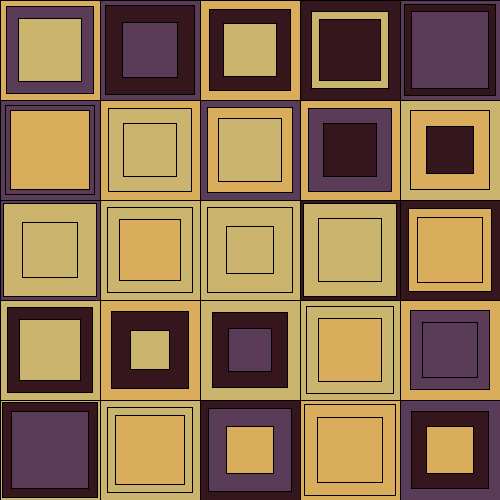
Frame 1 (no input)
Frame 60 (the mouse pressed at the canvas centre just before this capture): identical to frame 1, image omitted
Frame 120 (the mouse held since frame 60 and released just before this capture): identical to frame 1, image omitted

The Processing sketch that drew this single still picture (run headless with seeded random() and noise(); from frame 60 on, the mouse is pressed at the canvas centre):

// Processing sketch: sketch_obra_final
// ── sketch_obra_final.pde
Gizmo g;
Pattern p;
Pattern [] painting;
void setup () {
  size (500, 500);
  g = new Gizmo ();
  p = new Pattern(100);
  painting = new Pattern[5*5];
  for (int i = 0; i < 25; i++) {
    painting[i] = new Pattern(100);
  }
}

void draw () {
  int k = 0;
  for (int i = 0; i < 5; i++) {
    for (int j = 0; j < 5; j++) {
      pushMatrix();
        translate(i*100, j*100);
        painting[k].Draw();
        k++;
      popMatrix();
    }
  }
}

// ── Pattern.pde
class Pattern {
  PVector position;
  float width1, width2, width3;
  PVector offset1, offset2;
  color [] colorFill;
  
  Pattern () {
    position = new PVector(0, 0);
    width1 = 64;
    width2 = 48;
    width3 = 30;
    offset1 = new PVector(8, 8);
    offset2 = new PVector(17, 17);
    colorFill = new color[3];
    colorFill[0] = RandomColor();
    colorFill[1] = RandomColor();
    colorFill[2] = RandomColor();
  }
  
   Pattern (float w) {
    position = new PVector(0, 0);
    width1 = w;
    width2 = width1 - random(5, 30);
    width3 = width2 - random(10, 40);
    offset1 = new PVector((width1-width2)/2, (width1-width2)/2);
    offset2 = new PVector((width1-width3)/2, (width1-width3)/2);
    colorFill = new color[3];
    colorFill[0] = RandomColor();
    colorFill[1] = RandomColor();
    colorFill[2] = RandomColor();
  }
  
  void Draw () {
    pushMatrix();
      translate(position.x, position.y);
      fill(colorFill[0]);
      rect(0,0, width1, width1);
      pushMatrix();
        translate(offset1.x, offset1.y);
        fill(colorFill[1]);
        rect(0,0, width2, width2);
      popMatrix();
      pushMatrix();
        translate(offset2.x, offset2.y);
        fill(colorFill[2]);
        rect(0,0, width3, width3);
      popMatrix();
    popMatrix();
  }

  void FillRandom() {
    int i = (int)random(0,4);
    //fill(colors[i]);
  }
  
  color RandomColor () {
    color [] colors = new color[4];
    colors[0] = color(#CBB46E);
    colors[1] = color(#5A3C58);
    colors[2] = color(#DAAD5C);
    colors[3] = color(#35161C);
    int i = (int) random(0,colors.length);
    return colors[i];
  }
  
}

// ── gizmo.pde
class Gizmo {
  void Draw () {
    strokeWeight(2);
    stroke(255, 0, 0);
    line(0, 0, 20, 0);
    stroke(0, 255, 0);
    line(0, 0, 0, 20);
    stroke(0);
  }
  
}
